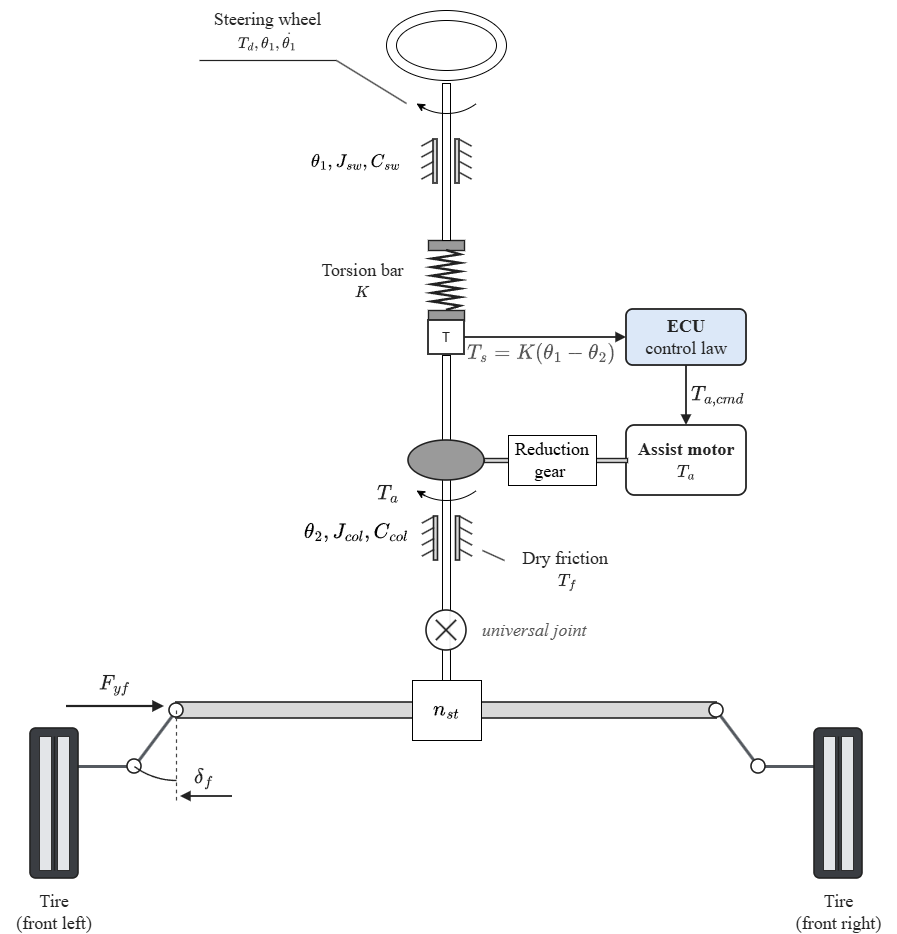
#> input picture Figures/drawio/Fig1a_mechanism.png, 897 x 934 px
$ python make_fig1_stack.py
#> lines starting #> are read from the running program, lines starting #| are printed output that depends on the picture
"""Place the two draw.io previews of Figure 1 side by side: (a) the vertical mechanism (left) and (b) the vertical plant block diagram (right), captions under
each, into one picture for the paper (Figures/drawio/Fig1_model.png/.pdf).
The raw sources stay Fig1a_mechanism.drawio and Fig1b_plant_vertical.drawio (edit and re-export them in draw.io; this script only places the two exports).
Usage: C:/Users/Admin/anaconda3/python.exe -I -X utf8 tools/make_fig1_stack.py   (from the repo root)
"""
import os
import matplotlib
matplotlib.use('Agg')
import matplotlib.pyplot as plt

REPO = os.path.dirname(os.path.dirname(os.path.abspath(__file__)))
D = os.path.join(REPO, 'Figures', 'drawio')
plt.rcParams.update({'font.family': 'Arial'})
a = plt.imread(os.path.join(D, 'Fig1a_mechanism.png'))
#> a is the input picture: shape (934, 897, 4) float32; mean R, G, B, A 0.972, 0.972, 0.973, 1
b = plt.imread(os.path.join(D, 'Fig1b_plant_vertical.png'))
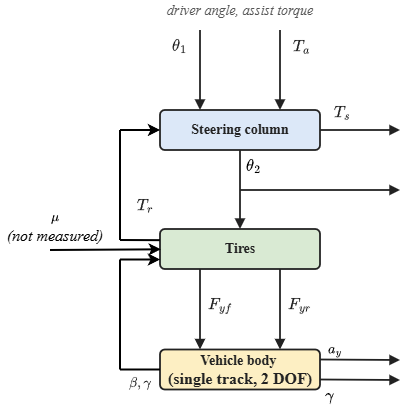
#> input picture Figures/drawio/Fig1b_plant_vertical.png, 409 x 411 px
#> b is the input picture: shape (411, 409, 4) float32; mean R, G, B, A 0.951, 0.953, 0.947, 1
H = 9.0                                              # figure height [in]
hp = H - 0.55                                        # height of the panels
wa, wb = hp * a.shape[1] / a.shape[0], hp * b.shape[1] / b.shape[0]
#> wa = 8.12; wb = 8.41
W = wa + wb + 0.2
#> W = 16.72
fig = plt.figure(figsize=(W, H))
ax = fig.add_axes([0.0, 0.5 / H, wa / W, hp / H]); ax.imshow(a); ax.axis('off')
ax = fig.add_axes([(wa + 0.2) / W, 0.5 / H, wb / W, hp / H]); ax.imshow(b); ax.axis('off')
fig.text((wa / 2) / W, 0.18 / H, '(a) Mechanical structure of the column-type EPS', ha='center', fontsize=11)
fig.text((wa + 0.2 + wb / 2) / W, 0.18 / H, '(b) Block diagram of the coupled plant model', ha='center', fontsize=11)
fig.savefig(os.path.join(D, 'Fig1_model.png'), dpi=300, facecolor='white')
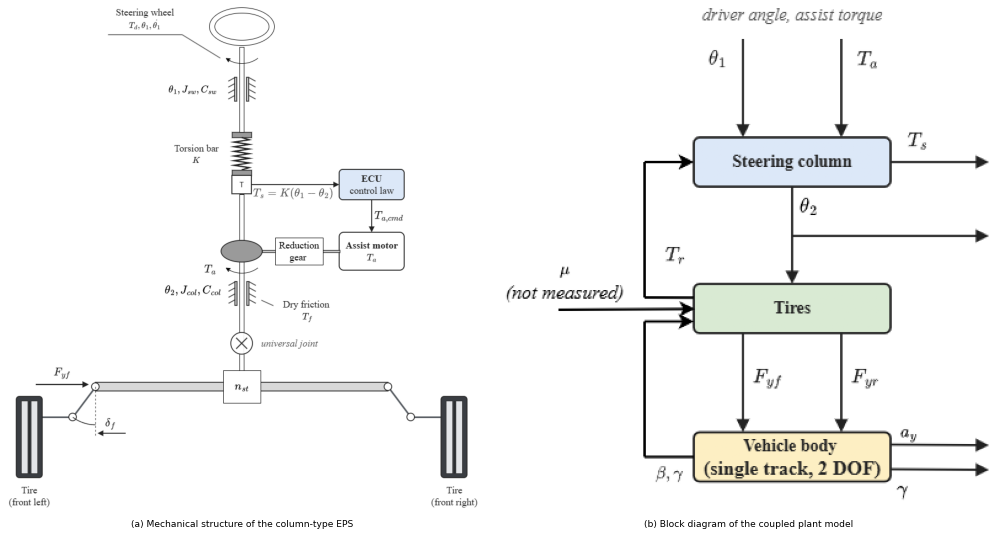
#> figure drawn by matplotlib, 2 panels
fig.savefig(os.path.join(D, 'Fig1_model.pdf'), facecolor='white')
print('wrote Fig1_model, aspect %.2f' % (W / H))
#| wrote Fig1_model, aspect 1.86
